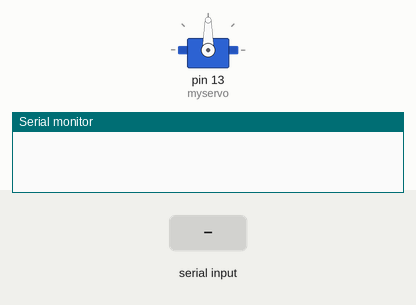
The sketch below on a simulated Arduino Uno, built with avr-gcc and run on an emulated ATmega328P. On the bench: servo, the last lines printed to the serial monitor. Inputs (shaded band) come from the test bench.

Above: at 1.2 s.
1.3 s: "1" received over Serial
At 1.8 s:
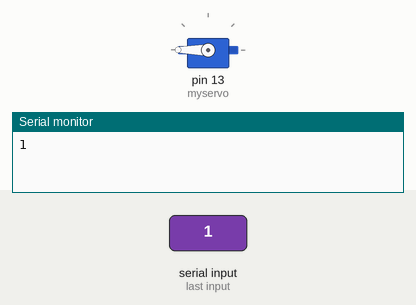
2.8 s: "0" received over Serial
At 4.1 s:
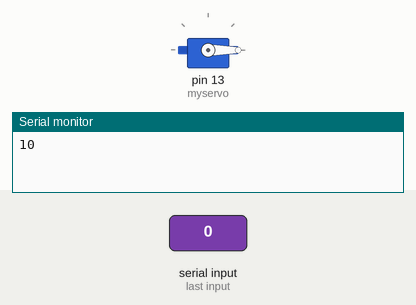
Timing chart, 0 to 5.8 s (numbered marks = the images above; inputs shaded):
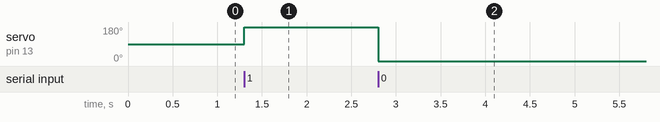

Measured:
- after the input at 1.3 s, servo on pin 13 (myservo): 90° → 180° at once
- after the input at 2.8 s, servo on pin 13 (myservo): 180° → 0° at once

The sketch:

sketch_apr03b.ino
```cpp
#include <Servo.h>
Servo myservo;


void setup() {
  // put your setup code here, to run once:
//  Serial.begin(19200);

//  pinMode(13,OUTPUT);
//  digitalWrite(13,LOW);

Serial.begin(19200);
myservo.attach(13);

}

void loop() {
  // put your main code here, to run repeatedly:
  if (Serial.available()){
    char ch = Serial.read();
    Serial.write(ch);
    if (ch =='1'){
      myservo.write(180);
    }
    if (ch =='0'){
      myservo.write(0);
    }
  }
  }
// if(Serial.available()>0){

//    Serial.print(Serial.read());
//   char ch =Serial.read();
//    Serial.print(ch);

//    if (ch =='1'){
//      digitalWrite(13,HIGH);
//    }

//  if (ch =='0'){
//  digitalWrite(13,LOW);}
//}
//}
```
